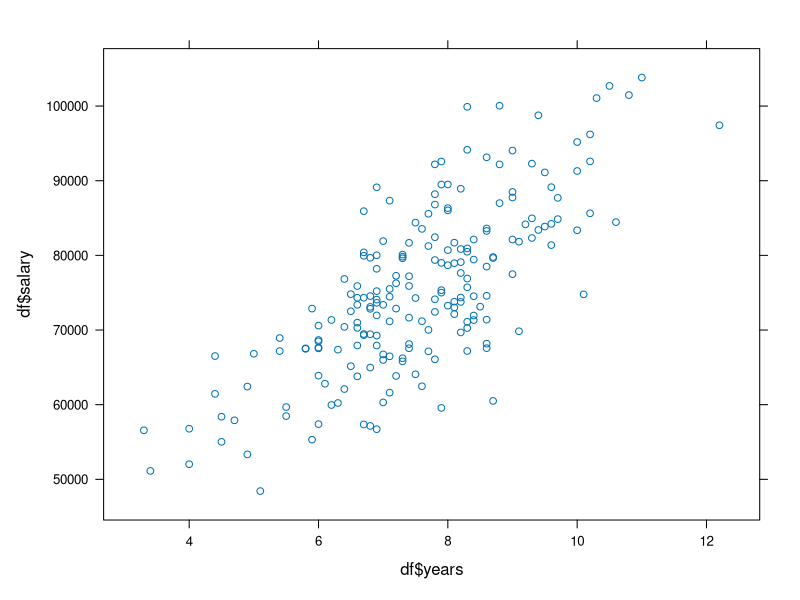
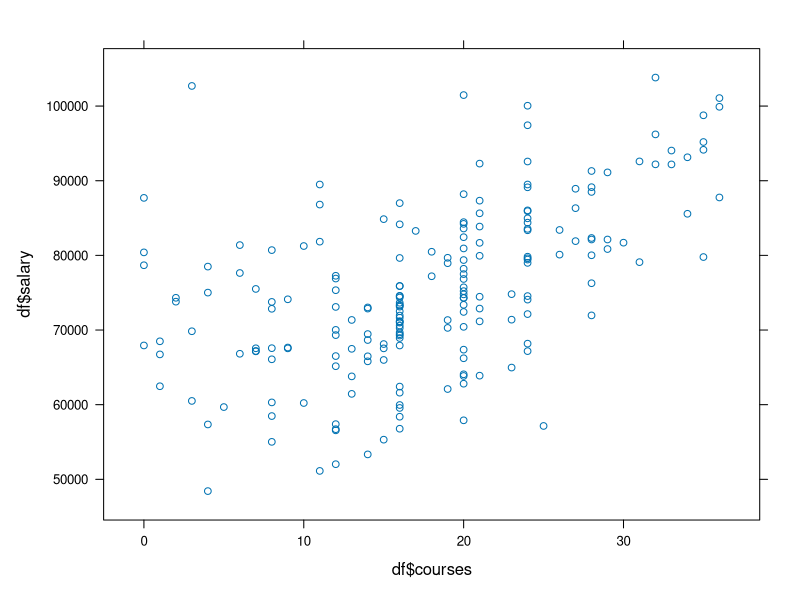
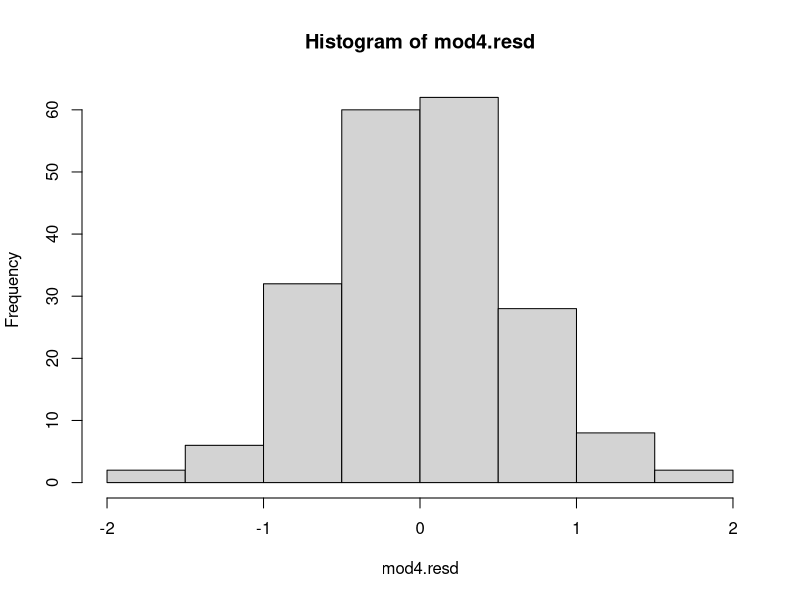
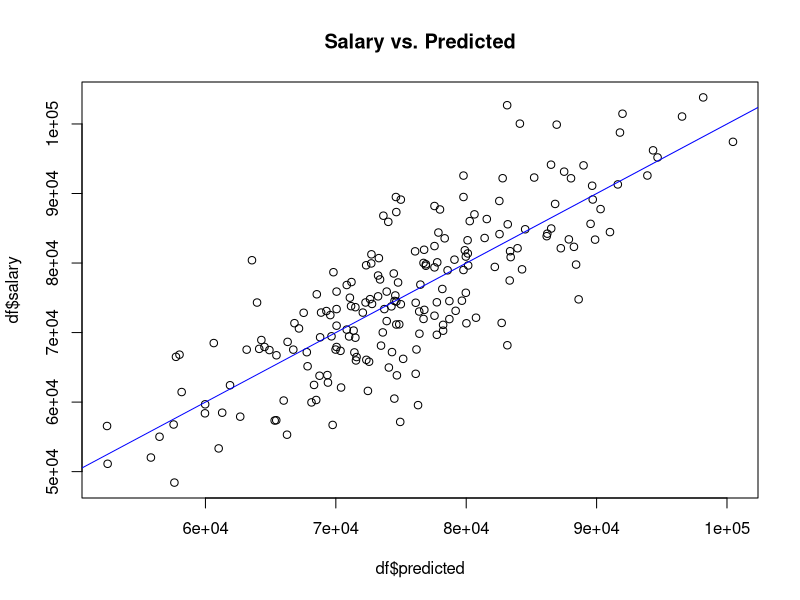
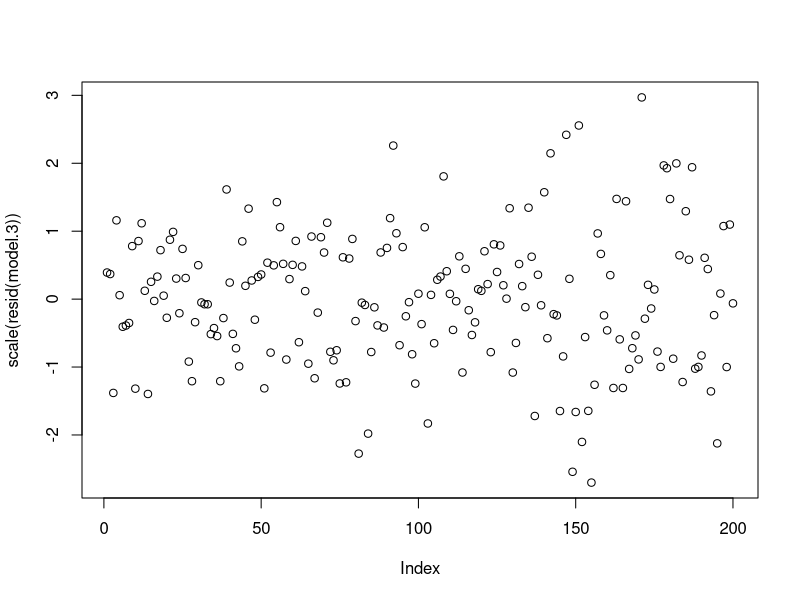
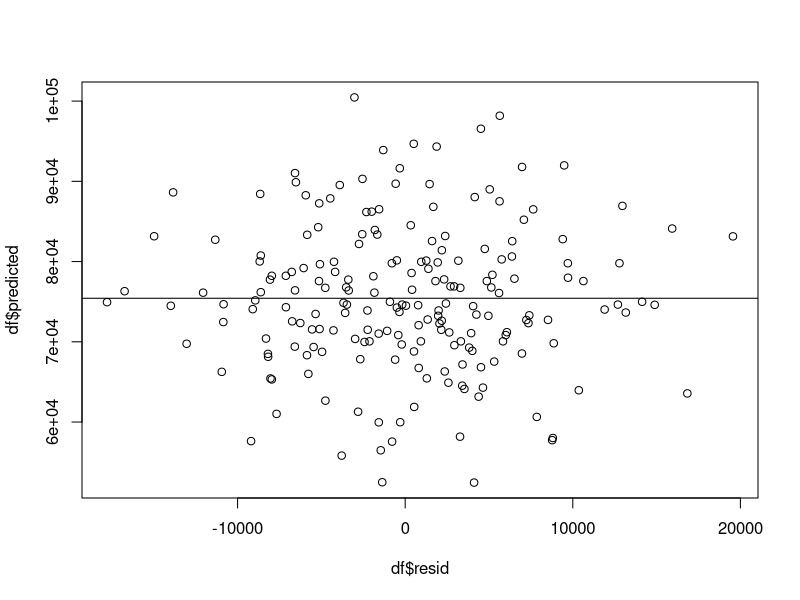

Generate these figures, in order, with R:
#Quiz 4
rm(list=ls())
library(lattice)
df <- read.table('Stats1.13.HW.04.txt')
df
str(df)
summary(df)
xyplot(df$salary~df$years)
cor(df$salary, df$years)

xyplot(df$salary~df$courses)
cor <- cor(df$salary, df$courses)
str(cor)

#regression
model.1 <- lm ( formula = df$salary ~ df$years)
summary(model.1)
confint(model.1)

model.2 <- lm ( formula = df$salary ~ df$courses)
summary(model.2)
confint(model.2)

model.3 <- lm ( formula = df$salary ~ df$years + df$courses)
summary(model.3)
confint(model.3)
df$mod3.predicted <- predict(model.3)
mod3.pred.mean <- mean(df$mod3.predicted)
mod3.pred.mean

model.4 <- lm ( formula = scale(df$salary) ~ scale(df$years) + scale(df$courses))
summary(model.4)
mod4.resd <-resid(model.4)
mean(mod4.resd)
hist(mod4.resd)

#standardized
model.11 <- lm ( formula = scale(df$salary) ~ scale(df$years))
summary(model.11)
cov(scale(df$salary),scale(df$years))

model.21 <- lm ( formula = scale(df$salary) ~ scale(df$courses))
summary(model.21)
cov(scale(df$salary),scale(df$courses))

model.31 <- lm ( formula = scale(df$salary) ~ scale(df$years) + scale(df$courses))
summary(model.31)
confint(model.31)
df$mod31.predicted <- predict(model.31)
mod31.pred.mean <- mean(df$mod31.predicted)
mod31.pred.mean





df$predicted <- fitted(model.3)
plot(x=df$predicted, y=df$salary, main='Salary vs. Predicted')
abline( lm(df$salary ~ df$predicted), col='blue')

plot(scale(resid(model.3)))
#fitting a lm to residuals
df$resid <- resid(model.3)
plot(df$predicted ~ df$resid)
abline(lm(df$predicted ~ df$resid))


#
set.seed(1)
df.sample15 <- df[sample(nrow(df), size=15),]
cor(df.sample15$salary, df.sample15$years)
cor(df$salary, df$years)

df.sample51 <- df[c(51:70),]
cor(df.sample51$salary, df.sample51$years)
model.51 <- lm ( formula = scale(df.sample51$salary) ~ scale(df.sample51$years))
summary(model.51)
model.52 <- lm ( formula = scale(df.sample51$salary) ~ scale(df.sample51$courses))
summary(model.52)
model.53 <- lm ( formula = scale(df.sample51$salary) ~ scale(df.sample51$years) + scale(df.sample51$courses))
summary(model.53)
pred <- predict(model.53)
pred
cor(pred, df.sample51$salary)

res <- resid(model.53)
cor(pred, res)
cor.test(pred, res)
